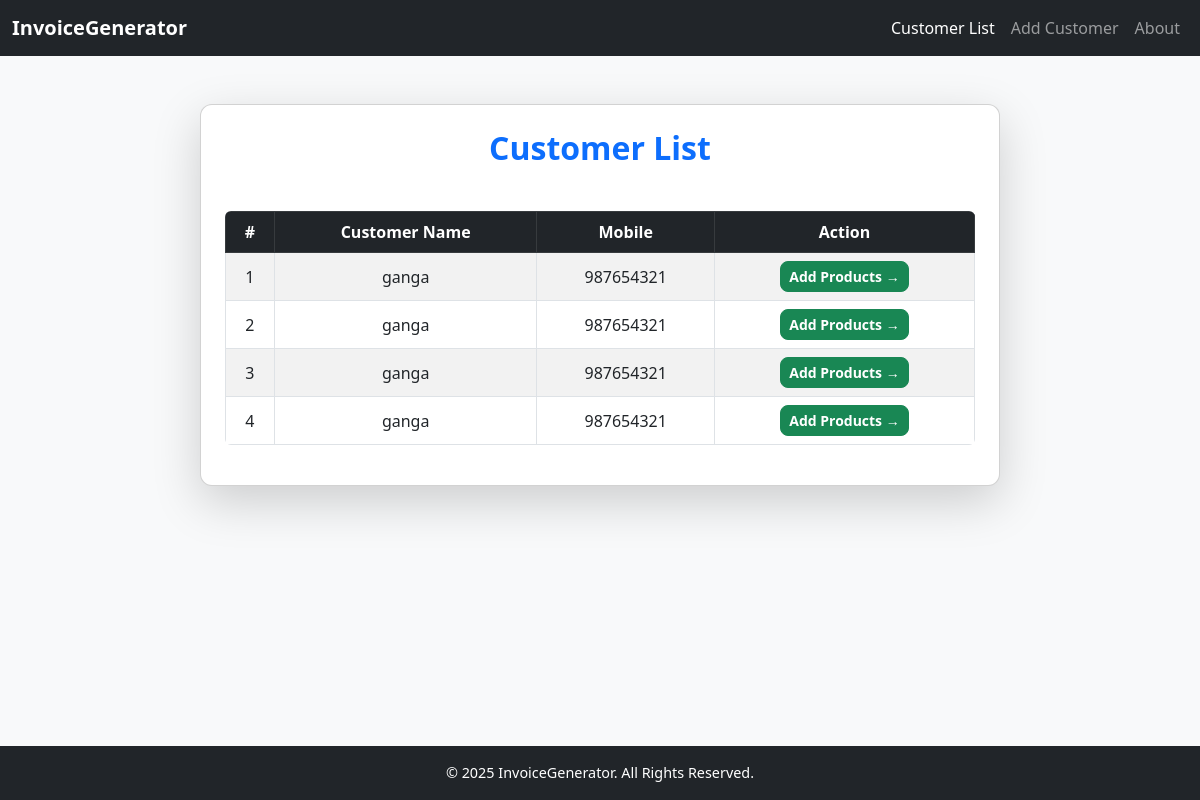
Screenshot of /step2/ with the database file from the repository.
### invoice_app/models.py (models this page shows, shortened)
class Customer(models.Model):
    name = models.CharField(max_length=100)
    mobile = models.CharField(max_length=15)

### invoice_app/views.py (the view)
# urls.py: path('step2/', views.step2_customer_list, name="step2"),
def step2_customer_list(request):
    customers = Customer.objects.all()
    return render(request, "invoice_app/customer_list.html", {"customers": customers})

### invoice_app/templates/invoice_app/customer_list.html (shortened to what this page needs)
{% load static %}
<!DOCTYPE html>
<html lang="en">
<head>
  <link href="https://cdn.jsdelivr.net/npm/bootstrap@5.3.0/dist/css/bootstrap.min.css" rel="stylesheet">
  <link rel="stylesheet" href="{% static 'invoice_app/css/style.css' %}">
</head>
<body class="bg-light d-flex flex-column">
  <nav class="navbar navbar-expand-lg navbar-dark bg-dark">
    <div class="container-fluid">
      <a class="navbar-brand fw-bold" href="#">InvoiceGenerator</a>
      <div class="collapse navbar-collapse" id="navbarNav">
        <ul class="navbar-nav ms-auto">
          <li class="nav-item"><a class="nav-link active" href="{% url 'step2' %}">Customer List</a></li>
          <li class="nav-item"><a class="nav-link" href="{% url 'step1' %}">Add Customer</a></li>
          <li class="nav-item"><a class="nav-link" href="#">About</a></li>
        </ul>
      </div>
    </div>
  </nav>
  <div class="container py-5 flex-grow-1">
    <div class="card shadow-lg p-4">
      <h2 class="mb-4 text-center text-primary">Customer List</h2>
      <table class="table table-bordered table-striped">
        <thead class="table-dark">
          <tr>
            <th>#</th>
            <th>Customer Name</th>
            <th>Mobile</th>
            <th>Action</th>
          </tr>
        </thead>
        <tbody>
          {% for customer in customers %}
          <tr>
            <td>{{ forloop.counter }}</td>
            <td>{{ customer.name }}</td>
            <td>{{ customer.mobile }}</td>
            <td><a href="{% url 'step3' customer.id %}" class="btn btn-sm btn-success">Add Products →</a></td>
          </tr>
          {% empty %}
          <tr><td colspan="4" class="text-center">No customers yet. Add one <a href="{% url 'step1' %}">here</a>.</td></tr>
          {% endfor %}
        </tbody>
      </table>
    </div>
  </div>
  <footer class="bg-dark text-white text-center py-3 mt-auto">
    <p class="mb-0">&copy; 2025 InvoiceGenerator. All Rights Reserved.</p>
  </footer>
</body>
</html>

### invoice_app/static/invoice_app/css/style.css (style rules this page uses)
html, body { height: 100%; margin: 0; display: flex; flex-direction: column; }
body { font-family: "Segoe UI", Tahoma, Geneva, Verdana, sans-serif; background-color: #f8f9fa; color: #333; min-height: 100vh; }
.card { border-radius: 12px; max-width: 800px; margin: auto; background: #fff; }
h2 { font-weight: bold; color: #0d6efd; text-align: center; }
.btn { font-weight: 600; border-radius: 8px; transition: all 0.2s ease-in-out; }
.table { margin-top: 20px; border-radius: 6px; overflow: hidden; }
.table th { background-color: #212529 !important; color: #fff; text-align: center; }
.table td { text-align: center; vertical-align: middle; }
.navbar-brand { font-weight: bold; font-size: 1.25rem; }
.nav-link { font-weight: 500; }
footer { margin-top: auto; background: #212529; color: #fff; text-align: center; padding: 12px 0; font-size: 0.9rem; }

### rows the page displays
Customer: name "ganga", mobile "987654321"
Customer: name "ganga", mobile "987654321"
Customer: name "ganga", mobile "987654321"
Customer: name "ganga", mobile "987654321"
